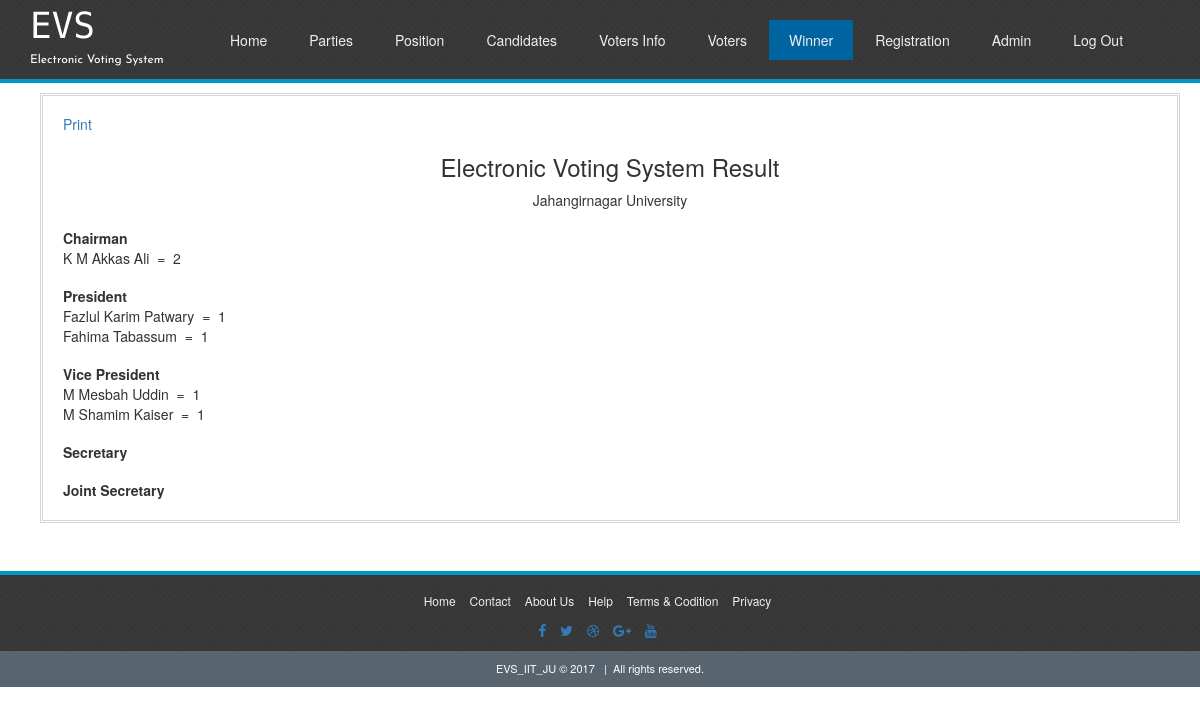
/admin/winner.php (signed in), run on the app's committed database.
### tables this page shows
CREATE TABLE IF NOT EXISTS `position` (
  `id` int(10) NOT NULL AUTO_INCREMENT,
  `name` varchar(100) NOT NULL,
  PRIMARY KEY (`id`)
);

CREATE TABLE IF NOT EXISTS `candidates` (
  `id` int(10) NOT NULL AUTO_INCREMENT,
  `name` varchar(100) NOT NULL,
  `position` varchar(100) NOT NULL,
  `party` varchar(100) NOT NULL,
  `votes` int(10) NOT NULL,
  `image` varchar(100) NOT NULL,
  PRIMARY KEY (`id`)
);

### admin/winner.php (the view, shortened to what this page needs)
<!DOCTYPE HTML>
<html lang="en-US">
<head>
	<link rel="stylesheet" type="text/css" href="css/bootstrap.min.css" media="all">
	<link rel="stylesheet" type="text/css" href="css/font-awesome.min.css" media="all">
	<link rel="stylesheet" type="text/css" href="css/normalize.css" media="all">
	<link rel="stylesheet" type="text/css" href="css/facebox.css" media="all">
	<link rel="stylesheet" type="text/css" href="admin.css" media="all">
</head>
<body>
	<div class="header-area" id="top">
		<div class="logo-menu">
			<div class="container">
				<div class="row ">
					<div class="logo-area col-md-2">
						<a href="#"><h1>EVS</h1></a>
						<p>Electronic Voting System</p>
					</div>
					<div class="menu col-md-offset-1 ">
						<ul>
							<li><a href="home.php">Home</a></li>
							<li><a href="parties.php">parties</a></li>
							<li><a href="position.php">position</a></li>
							<li><a href="candidates.php">candidates</a></li>
							<li><a href="voterinfo.php">voters info</a></li>
							<li><a href="voters.php">voters</a></li>
							<li class="current"><a href="winner.php">winner</a></li>
							<li><a href="register.php">Registration</a></li>
							<li><a href="admin.php">admin</a></li>
							<li><a href="logout.php">log out</a></li>
						</ul>
					</div>
				</div>
			</div>
		</div>
	</div>
	<div class="container  clearfix">
		<div class="two-thirds1 column">
			<div class="thewraper">
			<div style="margin-top: 18px;">
			<a id="addd" href="javascript:Clickheretoprint()">Print</a>
			</div>
				<div class="content" id="content">
				<div style="text-align: center;">
				<h3>Electronic Voting System Result</h3>
				<p>Jahangirnagar University</p>
				</div>
				<?php
				include('connection/connect.php');
				$resultasa = $db->prepare("SELECT * FROM position");
					$resultasa->execute();
					for($i=0; $rowasa = $resultasa->fetch(); $i++){
					$exrxrxrx=$rowasa['name'];
					$dsds=$exrxrxrx;
					echo '<div style="margin-top: 18px;">';
					echo '<strong>'.$exrxrxrx.'</strong><br>';
					$results = $db->prepare("SELECT * FROM candidates Where position = :a and
				votes = (SELECT votes FROM candidates Where position = :a ORDER BY votes DESC LIMIT 1)");
						$results->bindParam(':a', $dsds);
						$results->execute();
						for($i=0; $rows = $results->fetch(); $i++){
							echo $rows['name'].'&nbsp;&nbsp;=&nbsp;&nbsp;'.$rows['votes'].'<br>';
						}
					echo '</div>';
					}
				?>
				</div>
			</div>
		</div>
	</div>
	<?php
		include 'footer.php';
	?>

### admin/admin.css (style rules this page uses)
* { -moz-transition: width 1s ease-in-out, left 1.5s ease-in-out; -webkit-transition: width 1s ease-in-out, left 1.5s ease-in-out; -moz-transition: width 1s ease-in-out, left 1.5s ease-in-out; -o-transition: width 1s ease-in-out, left 1.5s ease-in-out; transition: width 1s ease-in-out, left 1.5s ease-in-out; }
.header-area { background:#111111; }
.menu ul { list-style:none; margin:0; }
.menu>ul>li { float:left; position:relative; margin-right:2px; }
.menu ul li a { color:#ecf0f1; text-decoration:none; text-transform:capitalize; padding:10px 20px; display:block; }
.menu ul:after { content:''; clear:both; display:block; }
.menu ul .current a { background:#0064A0; }
.header-area .logo-area h1 { font-family: 'Monoton', cursive; color:white; font-size:36px; line-height:0.1; }
.header-area .logo-area p { font-family: 'Roboto', sans-serif; color:white; font-size:12px; font-family: 'Josefin Sans', sans-serif; }
.header-area .logo-area a { text-decoration:none; }
.menu { padding-top:20px; }
#top { border-bottom: 4px solid #0097C4; background: url("images/dark.png") repeat scroll 0 0 rgba(0, 0, 0, 0); margin-bottom: 10px; }
.container .column, .container .columns { float: left; display: inline; margin-left: 10px; margin-right: 10px; }
.container .two-thirds1.column { width: 100%; border: double #D5D5D5; padding-bottom: 20px; }
.thewraper { margin: 0 20px; }
.container:after { content: "\0020"; display: block; height: 0; clear: both; visibility: hidden; }
.clearfix:before, .clearfix:after, .row:before, .row:after { content: '\0020'; display: block; overflow: hidden; visibility: hidden; width: 0; height: 0; }
.row:after, .clearfix:after { clear: both; }
.row, .clearfix { zoom: 1; }

### data on the page
position: name "Chairman"
candidates: name "K M Akkas Ali", votes "2"
position: name "President"
candidates: name "Fazlul Karim Patwary", votes "1"
candidates: name "Fahima Tabassum", votes "1"
position: name "Vice President"
candidates: name "M Mesbah Uddin", votes "1"
candidates: name "M Shamim Kaiser", votes "1"
position: name "Secretary"
position: name "Joint Secretary"
